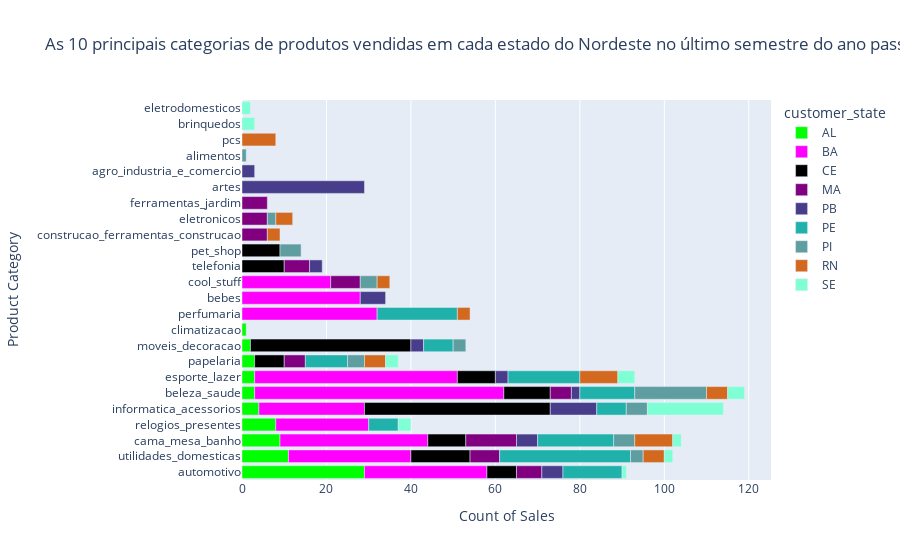

The code cell stored with this chart in its notebook:
### Markdown cell above
As 10 principais categorias de produtos vendidas em cada estado do Nordeste no último semestre do ano passado - 2017.

### Code cell
# Lista de estados da região Nordeste
northeastern_states = ['MA', 'PI', 'CE', 'RN', 'PB', 'PE', 'AL', 'SE', 'BA']

# Filtrar os dados apenas para os estados do Nordeste
northeast_df = df[df['customer_state'].isin(northeastern_states)]

# Converter a coluna 'order_purchase_timestamp_date' para o tipo datetime
northeast_df['order_purchase_timestamp_date'] = pd.to_datetime(northeast_df['order_purchase_timestamp_date'])

# Filtrar os dados para o último semestre do último ano
last_year = northeast_df['order_purchase_timestamp_date'].dt.year.max()
last_semester_start = northeast_df[(northeast_df['order_purchase_timestamp_date'].dt.year == last_year) & 
                                   (northeast_df['order_purchase_timestamp_date'].dt.month > 6)]

# Agrupar por região ('customer_state') e 'product_category_name', contando as vendas
grouped = last_semester_start.groupby(['customer_state', 'product_category_name']).size().reset_index(name='count')

# Encontrar as dez principais categorias de produtos vendidos em cada estado do Nordeste
top_categories = grouped.groupby('customer_state').apply(lambda x: x.nlargest(10, 'count')).reset_index(drop=True)

# Mapeamento de cores para cada estado
color_map_states = {
    'MA': '#800080',  # Roxo
    'PI': '#5F9EA0',  # Azul cadete
    'CE': '#000000',  # Preto
    'RN': '#D2691E',  # Marrom ferrugem
    'PB': '#483D8B',  # Azul ardósia escuro
    'PE': '#20B2AA',  # Azul turquesa claro
    'AL': '#00FF00',  # Verde
    'SE': '#7FFFD4',  # Turquesa
    'BA': '#FF00FF'   # Magenta
}

# Atribuir cores aos estados
top_categories['color'] = top_categories['customer_state'].map(color_map_states)

# Criar o gráfico de barras com cores específicas para cada estado do Nordeste
fig = px.bar(top_categories, x='count', y='product_category_name', color='customer_state', 
             title='As 10 principais categorias de produtos vendidas em cada estado do Nordeste no último semestre do ano passado - 2017',
             labels={'count': 'Count of Sales', 'product_category_name': 'Product Category'},
             color_discrete_map=color_map_states)  # Usar o mapeamento de cores

fig.update_layout(xaxis_title='Count of Sales', yaxis_title='Product Category')

# Mostrar o gráfico de barras
fig.show()

### Figure 1 — Plotly figure (JSON) as saved in the notebook; plotly's stock layout.template omitted (floating-point values rounded to 4 significant figures)
{"data": [{"alignmentgroup": "True", "hovertemplate": "customer_state=AL<br>Count of Sales=%{x}<br>Product Category=%{y}<extra></extra>", "legendgroup": "AL", "marker": {"color": "#00FF00", "pattern": {"shape": ""}}, "name": "AL", "offsetgroup": "AL", "orientation": "h", "showlegend": true, "textposition": "auto", "type": "bar", "x": [29, 11, 9, 8, 4, 3, 3, 3, 2, 1], "xaxis": "x", "y": ["automotivo", "utilidades_domesticas", "cama_mesa_banho", "relogios_presentes", "informatica_acessorios", "beleza_saude", "esporte_lazer", "papelaria", "moveis_decoracao", "climatizacao"], "yaxis": "y"}, {"alignmentgroup": "True", "hovertemplate": "customer_state=BA<br>Count of Sales=%{x}<br>Product Category=%{y}<extra></extra>", "legendgroup": "BA", "marker": {"color": "#FF00FF", "pattern": {"shape": ""}}, "name": "BA", "offsetgroup": "BA", "orientation": "h", "showlegend": true, "textposition": "auto", "type": "bar", "x": [59, 48, 35, 32, 29, 29, 28, 25, 22, 21], "xaxis": "x", "y": ["beleza_saude", "esporte_lazer", "cama_mesa_banho", "perfumaria", "automotivo", "utilidades_domesticas", "bebes", "informatica_acessorios", "relogios_presentes", "cool_stuff"], "yaxis": "y"}, {"alignmentgroup": "True", "hovertemplate": "customer_state=CE<br>Count of Sales=%{x}<br>Product Category=%{y}<extra></extra>", "legendgroup": "CE", "marker": {"color": "#000000", "pattern": {"shape": ""}}, "name": "CE", "offsetgroup": "CE", "orientation": "h", "showlegend": true, "textposition": "auto", "type": "bar", "x": [44, 38, 14, 11, 10, 9, 9, 9, 7, 7], "xaxis": "x", "y": ["informatica_acessorios", "moveis_decoracao", "utilidades_domesticas", "beleza_saude", "telefonia", "cama_mesa_banho", "esporte_lazer", "pet_shop", "automotivo", "papelaria"], "yaxis": "y"}, {"alignmentgroup": "True", "hovertemplate": "customer_state=MA<br>Count of Sales=%{x}<br>Product Category=%{y}<extra></extra>", "legendgroup": "MA", "marker": {"color": "#800080", "pattern": {"shape": ""}}, "name": "MA", "offsetgroup": "MA", "orientation": "h", "showlegend": true, "textposition": "auto", "type": "bar", "x": [12, 7, 7, 6, 6, 6, 6, 6, 5, 5], "xaxis": "x", "y": ["cama_mesa_banho", "cool_stuff", "utilidades_domesticas", "automotivo", "construcao_ferramentas_construcao", "eletronicos", "ferramentas_jardim", "telefonia", "beleza_saude", "papelaria"], "yaxis": "y"}, {"alignmentgroup": "True", "hovertemplate": "customer_state=PB<br>Count of Sales=%{x}<br>Product Category=%{y}<extra></extra>", "legendgroup": "PB", "marker": {"color": "#483D8B", "pattern": {"shape": ""}}, "name": "PB", "offsetgroup": "PB", "orientation": "h", "showlegend": true, "textposition": "auto", "type": "bar", "x": [29, 11, 6, 5, 5, 3, 3, 3, 3, 2], "xaxis": "x", "y": ["artes", "informatica_acessorios", "bebes", "automotivo", "cama_mesa_banho", "agro_industria_e_comercio", "esporte_lazer", "moveis_decoracao", "telefonia", "beleza_saude"], "yaxis": "y"}, {"alignmentgroup": "True", "hovertemplate": "customer_state=PE<br>Count of Sales=%{x}<br>Product Category=%{y}<extra></extra>", "legendgroup": "PE", "marker": {"color": "#20B2AA", "pattern": {"shape": ""}}, "name": "PE", "offsetgroup": "PE", "orientation": "h", "showlegend": true, "textposition": "auto", "type": "bar", "x": [31, 19, 18, 17, 14, 13, 10, 7, 7, 7], "xaxis": "x", "y": ["utilidades_domesticas", "perfumaria", "cama_mesa_banho", "esporte_lazer", "automotivo", "beleza_saude", "papelaria", "informatica_acessorios", "moveis_decoracao", "relogios_presentes"], "yaxis": "y"}, {"alignmentgroup": "True", "hovertemplate": "customer_state=PI<br>Count of Sales=%{x}<br>Product Category=%{y}<extra></extra>", "legendgroup": "PI", "marker": {"color": "#5F9EA0", "pattern": {"shape": ""}}, "name": "PI", "offsetgroup": "PI", "orientation": "h", "showlegend": true, "textposition": "auto", "type": "bar", "x": [17, 5, 5, 5, 4, 4, 3, 3, 2, 1], "xaxis": "x", "y": ["beleza_saude", "cama_mesa_banho", "informatica_acessorios", "pet_shop", "cool_stuff", "papelaria", "moveis_decoracao", "utilidades_domesticas", "eletronicos", "alimentos"], "yaxis": "y"}, {"alignmentgroup": "True", "hovertemplate": "customer_state=RN<br>Count of Sales=%{x}<br>Product Category=%{y}<extra></extra>", "legendgroup": "RN", "marker": {"color": "#D2691E", "pattern": {"shape": ""}}, "name": "RN", "offsetgroup": "RN", "orientation": "h", "showlegend": true, "textposition": "auto", "type": "bar", "x": [9, 9, 8, 5, 5, 5, 4, 3, 3, 3], "xaxis": "x", "y": ["cama_mesa_banho", "esporte_lazer", "pcs", "beleza_saude", "papelaria", "utilidades_domesticas", "eletronicos", "construcao_ferramentas_construcao", "cool_stuff", "perfumaria"], "yaxis": "y"}, {"alignmentgroup": "True", "hovertemplate": "customer_state=SE<br>Count of Sales=%{x}<br>Product Category=%{y}<extra></extra>", "legendgroup": "SE", "marker": {"color": "#7FFFD4", "pattern": {"shape": ""}}, "name": "SE", "offsetgroup": "SE", "orientation": "h", "showlegend": true, "textposition": "auto", "type": "bar", "x": [18, 4, 4, 3, 3, 3, 2, 2, 2, 1], "xaxis": "x", "y": ["informatica_acessorios", "beleza_saude", "esporte_lazer", "brinquedos", "papelaria", "relogios_presentes", "cama_mesa_banho", "eletrodomesticos", "utilidades_domesticas", "automotivo"], "yaxis": "y"}], "layout": {"barmode": "relative", "legend": {"title": {"text": "customer_state"}, "tracegroupgap": 0}, "title": {"text": "As 10 principais categorias de produtos vendidas em cada estado do Nordeste no último semestre do ano passado - 2017"}, "xaxis": {"anchor": "y", "domain": [0, 1], "title": {"text": "Count of Sales"}}, "yaxis": {"anchor": "x", "domain": [0, 1], "title": {"text": "Product Category"}}}}
